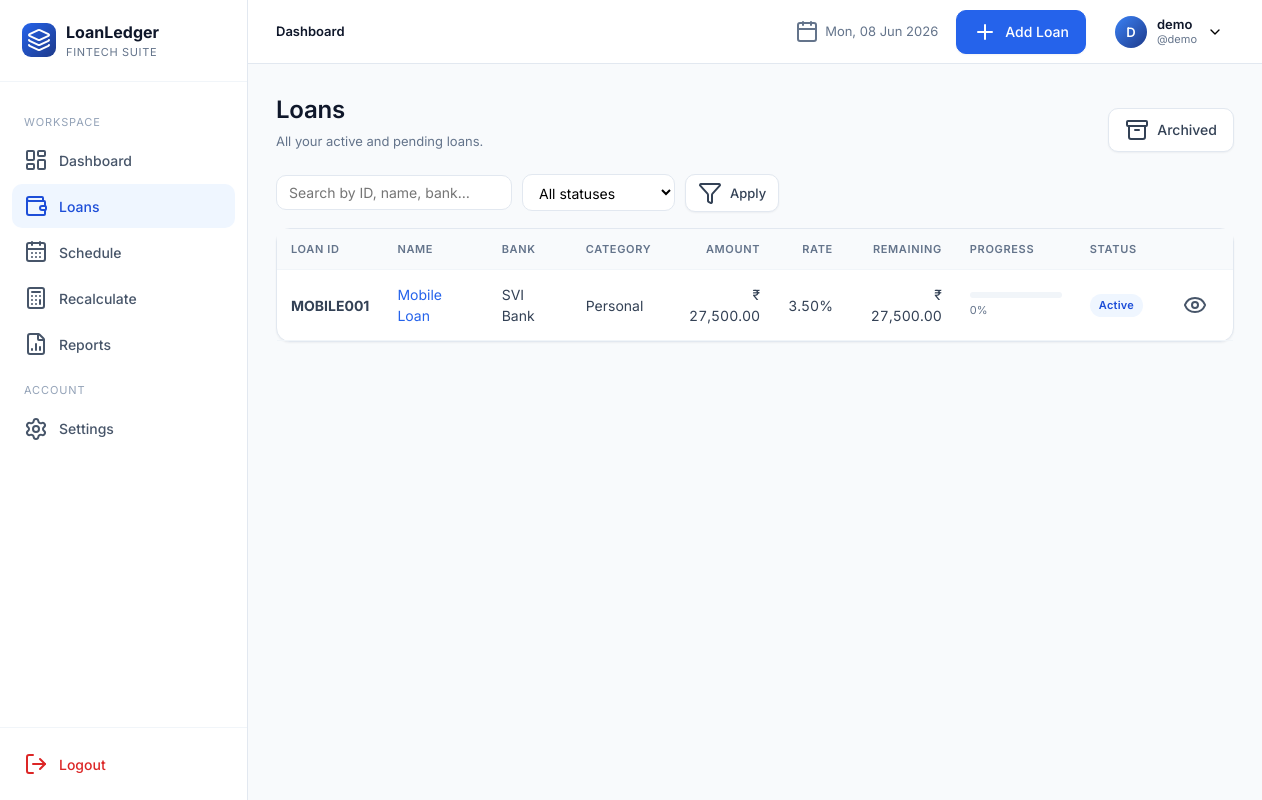
The page /loans/ (signed in) on the database as committed earlier.
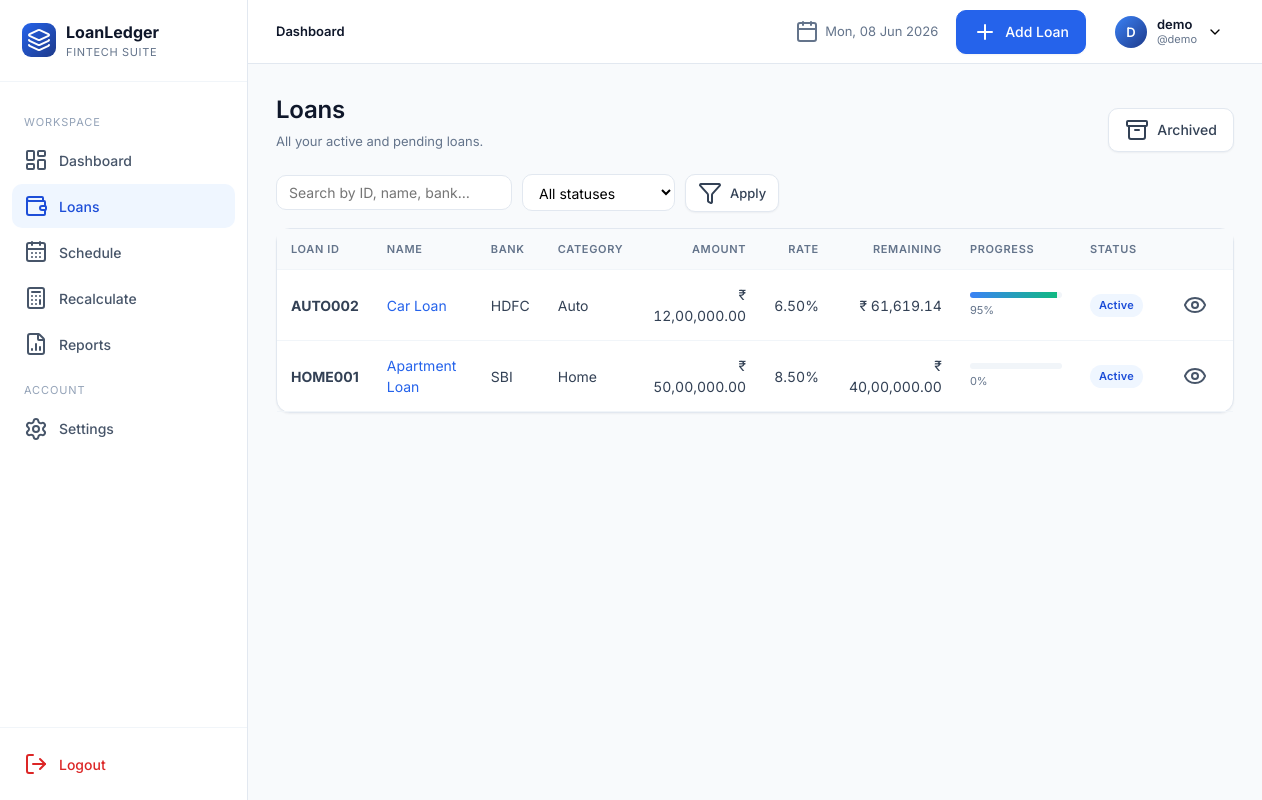
The same page on the database as committed later.
### app/models.py (models this page shows, shortened)
class User(UserMixin, db.Model):
    __tablename__ = "users"
    id = db.Column(db.Integer, primary_key=True)
    full_name = db.Column(db.String(120), nullable=False)
    username = db.Column(db.String(64), unique=True, nullable=False, index=True)
    email = db.Column(db.String(160), unique=True, nullable=False, index=True)
    password_hash = db.Column(db.String(256), nullable=False)
    preferred_currency = db.Column(db.String(8), default="INR")
    preferred_date_format = db.Column(db.String(20), default="%d %b %Y")
    created_at = db.Column(db.DateTime, default=datetime.utcnow)
    loans = db.relationship("Loan", backref="owner", lazy="dynamic", cascade="all, delete-orphan")

class Loan(db.Model):
    __tablename__ = "loans"
    id = db.Column(db.Integer, primary_key=True)
    user_id = db.Column(db.Integer, db.ForeignKey("users.id"), nullable=False, index=True)
    loan_id = db.Column(db.String(40), nullable=False, index=True)  # manual unique per user
    loan_name = db.Column(db.String(120), nullable=False)
    loan_category = db.Column(db.String(50), nullable=False, default="Personal")
    bank_name = db.Column(db.String(120), nullable=False)
    loan_amount = db.Column(db.Float, nullable=False)
    interest_rate = db.Column(db.Float, nullable=False)  # annual %
    down_payment = db.Column(db.Float, default=0)
    custom_emi = db.Column(db.Float, nullable=True)
    start_date = db.Column(db.Date, nullable=False)
    tenure_months = db.Column(db.Integer, nullable=False)
    loan_status = db.Column(db.String(20), default="Active", index=True)
    remaining_balance = db.Column(db.Float, default=0)
    completion_percentage = db.Column(db.Float, default=0)
    is_archived = db.Column(db.Boolean, default=False, index=True)
    balloon_date = db.Column(db.Date, nullable=True)
    balloon_amount = db.Column(db.Float, nullable=True)
    notes = db.Column(db.Text)
    closed_at = db.Column(db.DateTime, nullable=True)
    final_amount = db.Column(db.Float, nullable=True)
    closure_notes = db.Column(db.Text, nullable=True)
    created_at = db.Column(db.DateTime, default=datetime.utcnow)
    updated_at = db.Column(db.DateTime, default=datetime.utcnow, onupdate=datetime.utcnow)
    schedules = db.relationship("Schedule", backref="loan", lazy="dynamic",
                                cascade="all, delete-orphan", order_by="Schedule.month_index")
    __table_args__ = (db.UniqueConstraint("user_id", "loan_id", name="uq_user_loanid"),)

### app/blueprints/loans.py (the view)
@loans_bp.route("/")
@login_required
def list_loans():
    q = request.args.get("q", "").strip()
    status = request.args.get("status", "")
    page = int(request.args.get("page", 1))
    query = current_user.loans.filter_by(is_archived=False)
    if q:
        like = f"%{q}%"
        query = query.filter((Loan.loan_id.ilike(like)) | (Loan.loan_name.ilike(like)) | (Loan.bank_name.ilike(like)))
    if status:
        query = query.filter_by(loan_status=status)
    pagination = query.order_by(Loan.created_at.desc()).paginate(page=page, per_page=10, error_out=False)
    return render_template("loans/list.html", pagination=pagination, q=q, status=status)

### app/templates/loans/list.html (shortened to what this page needs)
{% extends "base.html" %}
{% block content %}
<div class="page-header">
  <div class="title-block"><h1>Loans</h1><div class="sub">All your active and pending loans.</div></div>
  <div class="actions">
    <a href="{{ url_for('loans.archived') }}" class="btn secondary"><i data-lucide="archive"></i> Archived</a>
  </div>
</div>
<form class="filters" method="get">
  <input type="text" name="q" value="{{ q }}" placeholder="Search by ID, name, bank…">
  <select name="status">
    <option value="">All statuses</option>
  </select>
  <button class="btn secondary sm" type="submit"><i data-lucide="filter"></i> Apply</button>
</form>
<div class="card">
  <div class="table-wrap">
  {% if pagination.items %}
    <table class="tbl">
      <thead><tr>
        <th>Loan ID</th><th>Name</th><th>Bank</th><th>Category</th>
        <th class="num">Amount</th><th class="num">Rate</th><th class="num">Remaining</th>
        <th>Progress</th><th>Status</th><th></th>
      </tr></thead>
      <tbody>
      {% for l in pagination.items %}
        <tr>
          <td><strong>{{ l.loan_id }}</strong></td>
          <td><a href="{{ url_for('loans.details', loan_pk=l.id) }}">{{ l.loan_name }}</a></td>
          <td>{{ l.bank_name }}</td>
          <td>{{ l.loan_category }}</td>
          <td class="num">{{ l.loan_amount|money }}</td>
          <td class="num">{{ '%.2f'|format(l.interest_rate) }}%</td>
          <td class="num">{{ l.remaining_balance|money }}</td>
          <td style="min-width:120px">
            <div class="progress"><div class="progress-bar" style="width: {{ l.completion_percentage }}%"></div></div>
            <div style="font-size:11px;color:var(--slate-500);margin-top:4px">{{ '%.0f'|format(l.completion_percentage) }}%</div>
          </td>
          <td><span class="badge {{ l.loan_status.replace(' ','') }}">{{ l.loan_status }}</span></td>
          <td>
            <a href="{{ url_for('loans.details', loan_pk=l.id) }}" class="btn ghost sm"><i data-lucide="eye"></i></a>
          </td>
        </tr>
      {% endfor %}
      </tbody>
    </table>
  {% else %}
    <div class="empty"><i data-lucide="inbox"></i><h3>No loans match</h3><p>Try clearing filters or add a new loan.</p></div>
  {% endif %}
  </div>
</div>
{% endblock %}

### app/templates/base.html (shortened to what this page needs)
<!doctype html>
<html lang="en">
<head>
  <link rel="stylesheet" href="{{ url_for('static', filename='css/styles.css') }}">
</head>
<body>
{% if current_user.is_authenticated %}
<div class="app">
  {% include "_sidebar.html" %}
  <div class="main">
    {% include "_topnav.html" %}
    <main class="content">
      {% block content %}{% endblock %}
    </main>
  </div>
</div>
{% else %}
  {% block auth_content %}{% endblock %}
{% endif %}
</body>
</html>

### app/templates/_sidebar.html
{% set ep = request.endpoint or '' %}
<aside class="sidebar">
  <div class="brand">
    <div class="brand-mark"><i data-lucide="layers"></i></div>
    <div>
      <div class="brand-name">LoanLedger</div>
      <div class="brand-sub">Fintech Suite</div>
    </div>
  </div>
  <nav>
    <div class="group-label">Workspace</div>
    <a href="{{ url_for('dashboard.index') }}" class="{{ 'active' if ep.startswith('dashboard.') else '' }}"><i data-lucide="layout-dashboard"></i> Dashboard</a>
    <a href="{{ url_for('loans.list_loans') }}" class="{{ 'active' if ep.startswith('loans.') else '' }}"><i data-lucide="wallet"></i> Loans</a>
    <a href="{{ url_for('schedule.index') }}" class="{{ 'active' if ep.startswith('schedule.') else '' }}"><i data-lucide="calendar-days"></i> Schedule</a>
    <a href="{{ url_for('recalc.index') }}" class="{{ 'active' if ep.startswith('recalc.') else '' }}"><i data-lucide="calculator"></i> Recalculate</a>
    <a href="{{ url_for('reports.index') }}" class="{{ 'active' if ep.startswith('reports.') else '' }}"><i data-lucide="file-bar-chart-2"></i> Reports</a>
    <div class="group-label">Account</div>
    <a href="{{ url_for('settings.index') }}" class="{{ 'active' if ep.startswith('settings.') else '' }}"><i data-lucide="settings"></i> Settings</a>
  </nav>
  <div class="logout-area">
    <a href="{{ url_for('auth.logout') }}"><i data-lucide="log-out"></i> Logout</a>
  </div>
</aside>

### app/templates/_topnav.html (shortened to what this page needs)
<header class="topnav">
  <div class="crumbs">
    {% block crumbs %}<strong>Dashboard</strong>{% endblock %}
  </div>
  <div class="date"><i data-lucide="calendar"></i> {{ now.strftime('%a, %d %b %Y') }}</div>
  {% if request.endpoint and not request.endpoint.startswith('settings.') %}
    <a href="{{ url_for('loans.add') }}" class="btn"><i data-lucide="plus"></i> Add Loan</a>
  {% endif %}
  <div class="profile">
    <button class="profile-btn">
      <div class="avatar">{{ current_user.full_name[:1]|upper }}</div>
      <div style="text-align:left;line-height:1.2">
        <div style="font-weight:600;font-size:13px;color:var(--slate-900)">{{ current_user.full_name }}</div>
        <div style="font-size:11px;color:var(--slate-500)">@{{ current_user.username }}</div>
      </div>
      <i data-lucide="chevron-down" style="width:16px;height:16px"></i>
    </button>
  </div>
</header>

Rows that differ between the two databases and show on the page:
removed Loan: loan_id "MOBILE001", loan_name "Mobile Loan", bank_name "SVI Bank", loan_category "Personal", loan_amount "₹ 27,500.00", interest_rate "3.50", remaining_balance "₹ 27,500.00", completion_percentage "0", loan_status "Active"
added Loan: loan_id "AUTO002", loan_name "Car Loan", bank_name "HDFC", loan_category "Auto", loan_amount "₹ 12,00,000.00", interest_rate "6.50", remaining_balance "₹ 61,619.14", completion_percentage "95", loan_status "Active"
added Loan: loan_id "HOME001", loan_name "Apartment Loan", bank_name "SBI", loan_category "Home", loan_amount "₹ 50,00,000.00", interest_rate "8.50", remaining_balance "₹ 40,00,000.00", completion_percentage "0", loan_status "Active"
